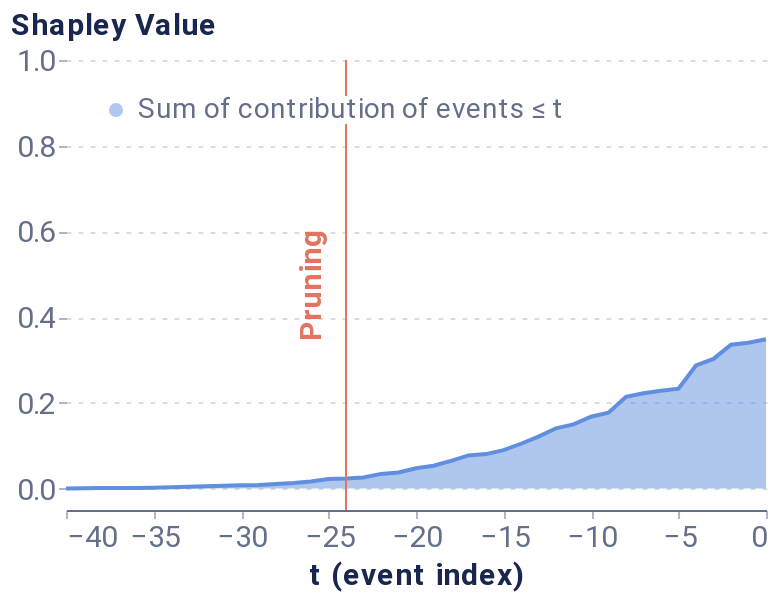

The notebook cell this image was saved under:
### Markdown cell above
##### Pruning algorithm

### Code cell
pruning_dict = {'tol': 0.025,}
coal_plot_data, coal_prun_idx = local_pruning(f, pos_x_data, pruning_dict, average_event, positive_sequence_id, sequence_id_feat, False)
# coal_prun_idx is in negative terms
pruning_idx = pos_x_data.shape[1] + coal_prun_idx
pruning_plot = plot_temp_coalition_pruning(coal_plot_data, coal_prun_idx, plot_limit=40)
pruning_plot

### Figure 1 — Vega-Lite specification as saved in the notebook (floating-point values rounded to 4 significant figures)
{"config": {"axis": {"domain": true, "domainColor": "#666F89", "grid": false, "gridCap": "round", "gridColor": "#B3B7C4", "gridDash": [2, 4], "gridWidth": 0.5, "labelColor": "#666F89", "labelFont": "Roboto, Arial, sans-serif", "labelPadding": 2, "tickColor": "#666F89", "tickOpacity": 0.5, "tickSize": 4, "titleColor": "#19274E", "titleFont": "Roboto, Arial, sans-serif", "titleFontSize": 12}, "axisBand": {"domain": true, "labelPadding": 4, "ticks": false}, "axisY": {"domain": false, "titleAlign": "left", "titleAngle": 0, "titleX": -20, "titleY": -10}, "legend": {"labelColor": "#666F89", "labelFont": "Roboto, Arial, sans-serif", "labelFontSize": 12, "symbolSize": 40, "titleColor": "#19274E", "titleFont": "Roboto, Arial, sans-serif", "titleFontSize": 12, "titlePadding": 4}, "arc": {"stroke": "#FFFFFF", "strokeWidth": 1}, "bar": {"fill": "#2770EB", "stroke": null}, "line": {"stroke": "#2770EB", "strokeWidth": 2}, "path": {"stroke": "#2770EB", "strokeWidth": 0.5}, "point": {"fill": "#2770EB", "shape": "circle", "filled": true}, "rect": {"fill": "#2770EB"}, "rule": {"stroke": "#666F89"}, "shape": {"stroke": "#2770EB"}, "text": {"color": "#19274E", "font": "Roboto, Arial, sans-serif", "fontSize": 12}, "range": {"category": ["#2770EB", "#77B98A", "#DA5252", "#FFC400", "#A87AEA", "#00A39E", "#19274E"], "diverging": ["#006360", "#2BB3AE", "#96D9D7", "#FFFFFF", "#EDAAAA", "#DA5252", "#811D1D"], "heatmap": ["#18448F", "#1B4EA5", "#2770EB", "#4C88EE", "#82ACF3", "#A6C4F7", "#E9F1FD"], "ramp": ["#18448F", "#1B4EA5", "#2770EB", "#4C88EE", "#82ACF3", "#A6C4F7", "#E9F1FD"]}, "background": "#FFFFFF", "group": {"fill": "#FFFFFF"}, "header": {"labelColor": "#19274E", "labelFont": "Roboto, Arial, sans-serif", "labelFontSize": 12, "titleColor": "#19274E", "titleFont": "Roboto, Arial, sans-serif", "titleFontSize": 16}, "title": {"anchor": "start", "color": "#19274E", "font": "Roboto, Arial, sans-serif", "fontSize": 20, "fontWeight": "bold", "offset": 20, "subtitleColor": "#19274E", "subtitleFontSize": 16}, "view": {"continuousHeight": 300, "continuousWidth": 400, "stroke": "transparent"}}, "layer": [{"mark": {"type": "area", "opacity": 0.5}, "encoding": {"color": {"field": "Coalition", "legend": {"fillColor": "white", "labelFontSize": 14, "labelLimit": 0, "orient": "top-left", "symbolSize": 50, "symbolStrokeWidth": 0, "title": null}, "scale": {"domain": ["Sum of contribution of events ≤ t"], "range": ["#618FE0"]}, "type": "nominal"}, "x": {"axis": {"labelFontSize": 15, "title": "t (event index)", "titleFontSize": 15}, "field": "t (event index)", "type": "quantitative"}, "y": {"axis": {"grid": true, "labelFontSize": 15, "titleFontSize": 15, "titleX": -28}, "field": "Shapley Value", "scale": {"domain": [-0.05, 1]}, "type": "quantitative"}}}, {"mark": "line", "encoding": {"color": {"field": "Coalition", "legend": {"fillColor": "white", "labelFontSize": 14, "labelLimit": 0, "orient": "top-left", "symbolSize": 50, "symbolStrokeWidth": 0, "title": null}, "scale": {"domain": ["Sum of contribution of events ≤ t"], "range": ["#618FE0"]}, "type": "nominal"}, "x": {"axis": {"labelFontSize": 15, "title": "t (event index)", "titleFontSize": 15}, "field": "t (event index)", "type": "quantitative"}, "y": {"axis": {"grid": true, "labelFontSize": 15, "titleFontSize": 15, "titleX": -28}, "field": "Shapley Value", "scale": {"domain": [-0.05, 1]}, "type": "quantitative"}}}, {"data": {"name": "data-5e7f4e825ef47f31d6c308e6e3010866"}, "mark": {"type": "rule", "color": "#E17560"}, "encoding": {"x": {"field": "x", "type": "quantitative"}}}, {"data": {"name": "data-1499224933b3632ccdccd3013b4fd59e"}, "mark": {"type": "text", "angle": 270, "color": "#E17560", "fontSize": 15, "fontWeight": "bold", "text": "Pruning"}, "encoding": {"x": {"field": "x", "type": "quantitative"}}}], "data": {"name": "data-185934a822c28f5bc7787353f77afa1f"}, "height": 225, "width": 350, "$schema": "https://vega.github.io/schema/vega-lite/v4.17.0.json", "datasets": {"data-185934a822c28f5bc7787353f77afa1f": [{"Coalition": "Sum of contribution of events > t", "t (event index)": 0, "Shapley Value": 0.0}, {"Coalition": "Sum of contribution of events ≤ t", "t (event index)": 0, "Shapley Value": 0.3484}, {"Coalition": "Sum of contribution of events > t", "t (event index)": -1, "Shapley Value": 0.008242}, {"Coalition": "Sum of contribution of events ≤ t", "t (event index)": -1, "Shapley Value": 0.3402}, {"Coalition": "Sum of contribution of events > t", "t (event index)": -2, "Shapley Value": 0.01284}, {"Coalition": "Sum of contribution of events ≤ t", "t (event index)": -2, "Shapley Value": 0.3356}, {"Coalition": "Sum of contribution of events > t", "t (event index)": -3, "Shapley Value": 0.04577}, {"Coalition": "Sum of contribution of events ≤ t", "t (event index)": -3, "Shapley Value": 0.3026}, {"Coalition": "Sum of contribution of events > t", "t (event index)": -4, "Shapley Value": 0.06112}, {"Coalition": "Sum of contribution of events ≤ t", "t (event index)": -4, "Shapley Value": 0.2873}, {"Coalition": "Sum of contribution of events > t", "t (event index)": -5, "Shapley Value": 0.1154}, {"Coalition": "Sum of contribution of events ≤ t", "t (event index)": -5, "Shapley Value": 0.233}, {"Coalition": "Sum of contribution of events > t", "t (event index)": -6, "Shapley Value": 0.1199}, {"Coalition": "Sum of contribution of events ≤ t", "t (event index)": -6, "Shapley Value": 0.2285}, {"Coalition": "Sum of contribution of events > t", "t (event index)": -7, "Shapley Value": 0.1258}, {"Coalition": "Sum of contribution of events ≤ t", "t (event index)": -7, "Shapley Value": 0.2226}, {"Coalition": "Sum of contribution of events > t", "t (event index)": -8, "Shapley Value": 0.1343}, {"Coalition": "Sum of contribution of events ≤ t", "t (event index)": -8, "Shapley Value": 0.2141}, {"Coalition": "Sum of contribution of events > t", "t (event index)": -9, "Shapley Value": 0.1713}, {"Coalition": "Sum of contribution of events ≤ t", "t (event index)": -9, "Shapley Value": 0.1771}, {"Coalition": "Sum of contribution of events > t", "t (event index)": -10, "Shapley Value": 0.1807}, {"Coalition": "Sum of contribution of events ≤ t", "t (event index)": -10, "Shapley Value": 0.1677}, {"Coalition": "Sum of contribution of events > t", "t (event index)": -11, "Shapley Value": 0.1986}, {"Coalition": "Sum of contribution of events ≤ t", "t (event index)": -11, "Shapley Value": 0.1498}, {"Coalition": "Sum of contribution of events > t", "t (event index)": -12, "Shapley Value": 0.2078}, {"Coalition": "Sum of contribution of events ≤ t", "t (event index)": -12, "Shapley Value": 0.1406}, {"Coalition": "Sum of contribution of events > t", "t (event index)": -13, "Shapley Value": 0.2272}, {"Coalition": "Sum of contribution of events ≤ t", "t (event index)": -13, "Shapley Value": 0.1213}, {"Coalition": "Sum of contribution of events > t", "t (event index)": -14, "Shapley Value": 0.2439}, {"Coalition": "Sum of contribution of events ≤ t", "t (event index)": -14, "Shapley Value": 0.1046}, {"Coalition": "Sum of contribution of events > t", "t (event index)": -15, "Shapley Value": 0.2589}, {"Coalition": "Sum of contribution of events ≤ t", "t (event index)": -15, "Shapley Value": 0.08953}, {"Coalition": "Sum of contribution of events > t", "t (event index)": -16, "Shapley Value": 0.268}, {"Coalition": "Sum of contribution of events ≤ t", "t (event index)": -16, "Shapley Value": 0.08043}, {"Coalition": "Sum of contribution of events > t", "t (event index)": -17, "Shapley Value": 0.2711}, {"Coalition": "Sum of contribution of events ≤ t", "t (event index)": -17, "Shapley Value": 0.07731}, {"Coalition": "Sum of contribution of events > t", "t (event index)": -18, "Shapley Value": 0.2837}, {"Coalition": "Sum of contribution of events ≤ t", "t (event index)": -18, "Shapley Value": 0.06474}, {"Coalition": "Sum of contribution of events > t", "t (event index)": -19, "Shapley Value": 0.295}, {"Coalition": "Sum of contribution of events ≤ t", "t (event index)": -19, "Shapley Value": 0.05339}, {"Coalition": "Sum of contribution of events > t", "t (event index)": -20, "Shapley Value": 0.3012}, {"Coalition": "Sum of contribution of events ≤ t", "t (event index)": -20, "Shapley Value": 0.04724}, {"Coalition": "Sum of contribution of events > t", "t (event index)": -21, "Shapley Value": 0.3109}, {"Coalition": "Sum of contribution of events ≤ t", "t (event index)": -21, "Shapley Value": 0.03751}, {"Coalition": "Sum of contribution of events > t", "t (event index)": -22, "Shapley Value": 0.3142}, {"Coalition": "Sum of contribution of events ≤ t", "t (event index)": -22, "Shapley Value": 0.03424}, {"Coalition": "Sum of contribution of events > t", "t (event index)": -23, "Shapley Value": 0.3223}, {"Coalition": "Sum of contribution of events ≤ t", "t (event index)": -23, "Shapley Value": 0.02606}, {"Coalition": "Sum of contribution of events > t", "t (event index)": -24, "Shapley Value": 0.3249}, {"Coalition": "Sum of contribution of events ≤ t", "t (event index)": -24, "Shapley Value": 0.02348}, {"Coalition": "Sum of contribution of events > t", "t (event index)": -25, "Shapley Value": 0.3259}, {"Coalition": "Sum of contribution of events ≤ t", "t (event index)": -25, "Shapley Value": 0.02251}, {"Coalition": "Sum of contribution of events > t", "t (event index)": -26, "Shapley Value": 0.3317}, {"Coalition": "Sum of contribution of events ≤ t", "t (event index)": -26, "Shapley Value": 0.01669}, {"Coalition": "Sum of contribution of events > t", "t (event index)": -27, "Shapley Value": 0.3356}, {"Coalition": "Sum of contribution of events ≤ t", "t (event index)": -27, "Shapley Value": 0.01284}, {"Coalition": "Sum of contribution of events > t", "t (event index)": -28, "Shapley Value": 0.3377}, {"Coalition": "Sum of contribution of events ≤ t", "t (event index)": -28, "Shapley Value": 0.0107}, {"Coalition": "Sum of contribution of events > t", "t (event index)": -29, "Shapley Value": 0.34}, {"Coalition": "Sum of contribution of events ≤ t", "t (event index)": -29, "Shapley Value": 0.008464}, {"Coalition": "Sum of contribution of events > t", "t (event index)": -30, "Shapley Value": 0.3409}, {"Coalition": "Sum of contribution of events ≤ t", "t (event index)": -30, "Shapley Value": 0.007503}, {"Coalition": "Sum of contribution of events > t", "t (event index)": -31, "Shapley Value": 0.3419}, {"Coalition": "Sum of contribution of events ≤ t", "t (event index)": -31, "Shapley Value": 0.006558}, {"Coalition": "Sum of contribution of events > t", "t (event index)": -32, "Shapley Value": 0.3433}, {"Coalition": "Sum of contribution of events ≤ t", "t (event index)": -32, "Shapley Value": 0.005131}, {"Coalition": "Sum of contribution of events > t", "t (event index)": -33, "Shapley Value": 0.3444}, {"Coalition": "Sum of contribution of events ≤ t", "t (event index)": -33, "Shapley Value": 0.004038}, {"Coalition": "Sum of contribution of events > t", "t (event index)": -34, "Shapley Value": 0.3454}, {"Coalition": "Sum of contribution of events ≤ t", "t (event index)": -34, "Shapley Value": 0.003039}, {"Coalition": "Sum of contribution of events > t", "t (event index)": -35, "Shapley Value": 0.3464}, {"Coalition": "Sum of contribution of events ≤ t", "t (event index)": -35, "Shapley Value": 0.002018}, {"Coalition": "Sum of contribution of events > t", "t (event index)": -36, "Shapley Value": 0.3468}, {"Coalition": "Sum of contribution of events ≤ t", "t (event index)": -36, "Shapley Value": 0.001578}, {"Coalition": "Sum of contribution of events > t", "t (event index)": -37, "Shapley Value": 0.3469}, {"Coalition": "Sum of contribution of events ≤ t", "t (event index)": -37, "Shapley Value": 0.001564}, {"Coalition": "Sum of contribution of events > t", "t (event index)": -38, "Shapley Value": 0.3473}, {"Coalition": "Sum of contribution of events ≤ t", "t (event index)": -38, "Shapley Value": 0.001079}, {"Coalition": "Sum of contribution of events > t", "t (event index)": -39, "Shapley Value": 0.3476}, {"Coalition": "Sum of contribution of events ≤ t", "t (event index)": -39, "Shapley Value": 0.0008358}, {"Coalition": "Sum of contribution of events > t", "t (event index)": -40, "Shapley Value": 0.3482}, {"Coalition": "Sum of contribution of events ≤ t", "t (event index)": -40, "Shapley Value": 0.0002062}], "data-5e7f4e825ef47f31d6c308e6e3010866": [{"x": -24}], "data-1499224933b3632ccdccd3013b4fd59e": [{"x": -26}]}}
